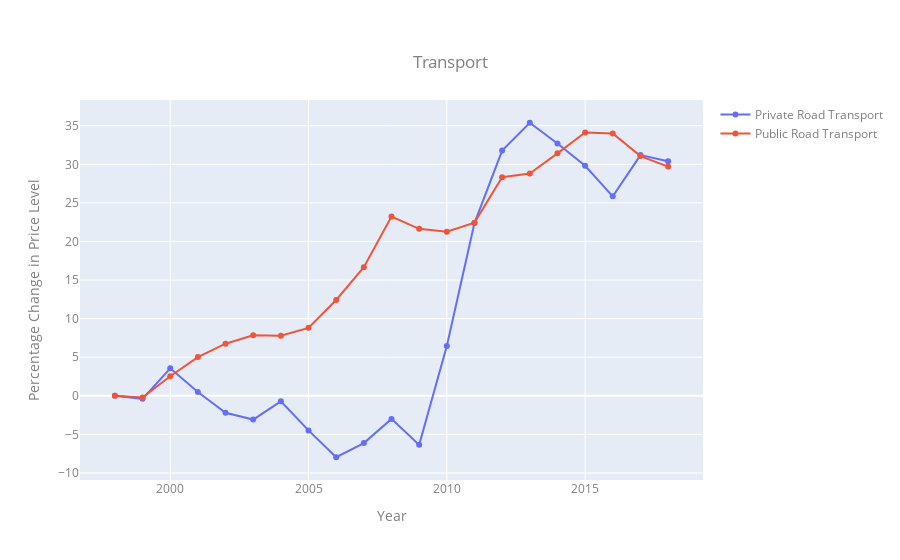

Notebook code for this chart:
### Code cell
import pandas as pd
import numpy as np
import plotly.express as px
import plotly.graph_objects as go

cpi = pd.read_csv('CPI.csv',skiprows=4)
cpi_t = cpi.set_index(' Variables ').T
df = cpi_t.rename(columns=lambda x: x.strip())

df_sub = df[["Private Road Transport", "Public Road Transport"]]
df_sub = df_sub.replace(' na ', np.nan).dropna()
df_sub = df_sub.apply(pd.to_numeric, errors='ignore')

transport = df_sub.reset_index()
transport = transport.rename(columns={'index': 'Year'}).rename_axis(None, axis=1)
transport = transport.iloc[8:].rename(columns={'index': 'Year'}).rename_axis(None, axis=1)

base_private = transport["Private Road Transport"].iloc[0]
base_public = transport["Public Road Transport"].iloc[0]
private = (transport["Private Road Transport"] - base_private)/base_private * 100
public = (transport["Public Road Transport"] - base_public)/base_public * 100


fig = go.Figure()

fig.add_trace(go.Scatter(x=transport["Year"], y=private,
                    mode='lines+markers',
                    name='Private Road Transport'))
fig.add_trace(go.Scatter(x=transport["Year"], y=public,
                    mode='lines+markers',
                    name='Public Road Transport'))

fig.update_traces(mode="markers+lines", hovertemplate=None)

fig.update_layout(hovermode="x",title="Transport",
                  xaxis_title="Year", yaxis_title="Percentage Change in Price Level")

fig.update_layout(
    title={
        'y':0.9,
        'x':0.5,
        'xanchor': 'center',
        'yanchor': 'top'},
    font=dict(
        size=12,
        color="grey"))

fig.show()

### Figure 1 — Plotly figure (JSON) as saved in the notebook; plotly's stock layout.template omitted (floating-point values rounded to 4 significant figures)
{"data": [{"mode": "markers+lines", "name": "Private Road Transport", "type": "scatter", "x": [" 1998 ", " 1999 ", " 2000 ", " 2001 ", " 2002 ", " 2003 ", " 2004 ", " 2005 ", " 2006 ", " 2007 ", " 2008 ", " 2009 ", " 2010 ", " 2011 ", " 2012 ", " 2013 ", " 2014 ", " 2015 ", " 2016 ", " 2017 ", " 2018 "], "y": [0, -0.3981, 3.567, 0.4817, -2.202, -3.085, -0.7139, -4.488, -7.966, -6.135, -2.992, -6.362, 6.449, 22.39, 31.79, 35.39, 32.7, 29.81, 25.85, 31.19, 30.41]}, {"mode": "markers+lines", "name": "Public Road Transport", "type": "scatter", "x": [" 1998 ", " 1999 ", " 2000 ", " 2001 ", " 2002 ", " 2003 ", " 2004 ", " 2005 ", " 2006 ", " 2007 ", " 2008 ", " 2009 ", " 2010 ", " 2011 ", " 2012 ", " 2013 ", " 2014 ", " 2015 ", " 2016 ", " 2017 ", " 2018 "], "y": [0, -0.2286, 2.54, 5.02, 6.75, 7.844, 7.796, 8.805, 12.42, 16.66, 23.22, 21.64, 21.27, 22.44, 28.33, 28.8, 31.42, 34.12, 33.99, 31.07, 29.7]}], "layout": {"font": {"color": "grey", "size": 12}, "hovermode": "x", "title": {"text": "Transport", "x": 0.5, "xanchor": "center", "y": 0.9, "yanchor": "top"}, "xaxis": {"title": {"text": "Year"}}, "yaxis": {"title": {"text": "Percentage Change in Price Level"}}}}
